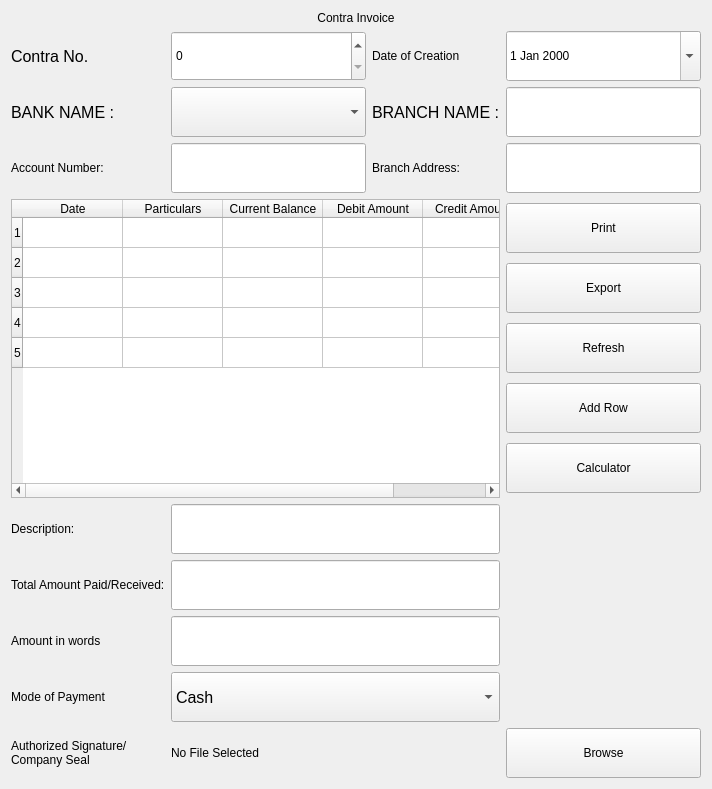
              <widget class="QWidget" name="scrollAreaWidgetContents_6">
               <property name="geometry">
                <rect>
                 <x>0</x>
                 <y>0</y>
                 <width>712</width>
                 <height>789</height>
                </rect>
               </property>
               <layout class="QGridLayout" name="gridLayout_33">
                <item row="6" column="1" colspan="2">
                 <widget class="QLineEdit" name="lineEdit_31">
                  <property name="minimumSize">
                   <size>
                    <width>0</width>
                    <height>50</height>
                   </size>
                  </property>
                 </widget>
                </item>
                <item row="1" column="1">
                 <widget class="QSpinBox" name="p2_s1_conta_spin">
                  <property name="minimumSize">
                   <size>
                    <width>0</width>
                    <height>50</height>
                   </size>
                  </property>
                 </widget>
                </item>
                <item row="6" column="0">
                 <widget class="QLabel" name="label_79">
                  <property name="text">
                   <string>Total Amount Paid/Received:</string>
                  </property>
                 </widget>
                </item>
                <item row="3" column="1">
                 <widget class="QLineEdit" name="lineEdit_28">
                  <property name="minimumSize">
                   <size>
                    <width>0</width>
                    <height>50</height>
                   </size>
                  </property>
                 </widget>
                </item>
                <item row="3" column="3">
                 <widget class="QLineEdit" name="lineEdit_29">
                  <property name="minimumSize">
                   <size>
                    <width>0</width>
                    <height>50</height>
                   </size>
                  </property>
                 </widget>
                </item>
                <item row="2" column="3">
                 <widget class="QLineEdit" name="p2_s1_contra_branchName_lineEdit">
                  <property name="minimumSize">
                   <size>
                    <width>0</width>
                    <height>50</height>
                   </size>
                  </property>
                 </widget>
                </item>
                <item row="2" column="0">
                 <widget class="QLabel" name="p2_s1_contra_bank_name">
                  <property name="font">
                   <font>
                    <family>MS Shell Dlg 2</family>
                    <pointsize>12</pointsize>
                    <weight>50</weight>
                    <italic>false</italic>
                    <bold>false</bold>
                   </font>
                  </property>
                  <property name="text">
                   <string>BANK NAME :</string>
                  </property>
                 </widget>
                </item>
                <item row="7" column="1" colspan="2">
                 <widget class="QLineEdit" name="lineEdit_32">
                  <property name="minimumSize">
                   <size>
                    <width>0</width>
                    <height>50</height>
                   </size>
                  </property>
                 </widget>
                </item>
                <item row="7" column="0">
                 <widget class="QLabel" name="label_80">
                  <property name="text">
                   <string>Amount in words</string>
                  </property>
                 </widget>
                </item>
                <item row="2" column="2">
                 <widget class="QLabel" name="p2_s1_contra_branchName">
                  <property name="font">
                   <font>
                    <family>MS Shell Dlg 2</family>
                    <pointsize>12</pointsize>
                    <weight>50</weight>
                    <italic>false</italic>
                    <bold>false</bold>
                   </font>
                  </property>
                  <property name="text">
                   <string>BRANCH NAME :</string>
                  </property>
                 </widget>
                </item>
                <item row="5" column="1" colspan="2">
                 <widget class="QLineEdit" name="lineEdit_30">
                  <property name="minimumSize">
                   <size>
                    <width>0</width>
                    <height>50</height>
                   </size>
                  </property>
                 </widget>
                </item>
                <item row="0" column="0" colspan="4">
                 <widget class="QLabel" name="label_77">
                  <property name="text">
                   <string>Contra Invoice</string>
                  </property>
                  <property name="alignment">
                   <set>Qt::AlignCenter</set>
                  </property>
                 </widget>
                </item>
                <item row="3" column="2">
                 <widget class="QLabel" name="label_76">
                  <property name="text">
                   <string>Branch Address:</string>
                  </property>
                 </widget>
                </item>
                <item row="4" column="0" colspan="3">
                 <widget class="QTableWidget" name="p2_s1_contra_table">
                  <property name="minimumSize">
                   <size>
                    <width>0</width>
                    <height>220</height>
                   </size>
                  </property>
                  <property name="rowCount">
                   <number>5</number>
                  </property>
                  <row/>
                  <row/>
                  <row/>
                  <row/>
                  <row/>
                  <column>
                   <property name="text">
                    <string>Date</string>
                   </property>
                  </column>
                  <column>
                   <property name="text">
                    <string>Particulars</string>
                   </property>
                  </column>
                  <column>
                   <property name="text">
                    <string>Current Balance</string>
                   </property>
                  </column>
                  <column>
                   <property name="text">
                    <string>Debit Amount</string>
                   </property>
                  </column>
                  <column>
                   <property name="text">
                    <string>Credit Amount</string>
                   </property>
                  </column>
                 </widget>
                </item>
                <item row="8" column="1" colspan="2">
                 <widget class="QComboBox" name="p2_s3_pr_payment_combo_3">
                  <property name="minimumSize">
                   <size>
                    <width>0</width>
                    <height>50</height>
                   </size>
                  </property>
                  <property name="font">
                   <font>
                    <family>MS Shell Dlg 2</family>
                    <pointsize>12</pointsize>
                    <weight>50</weight>
                    <italic>false</italic>
                    <bold>false</bold>
                   </font>
                  </property>
                  <item>
                   <property name="text">
                    <string>Cash</string>
                   </property>
                  </item>
                  <item>
                   <property name="text">
                    <string>Credit Card</string>
                   </property>
                  </item>
                  <item>
                   <property name="text">
                    <string>Net Banking</string>
                   </property>
                  </item>
                  <item>
                   <property name="text">
                    <string>UPI</string>
                   </property>
                  </item>
                  <item>
                   <property name="text">
                    <string>Phone Pe</string>
                   </property>
                  </item>
                  <item>
                   <property name="text">
                    <string>Paytm</string>
                   </property>
                  </item>
                  <item>
                   <property name="text">
                    <string>Google Pay</string>
                   </property>
                  </item>
                 </widget>
                </item>
                <item row="1" column="3">
                 <widget class="QDateEdit" name="dateEdit_5">
                  <property name="minimumSize">
                   <size>
                    <width>0</width>
                    <height>50</height>
                   </size>
                  </property>
                  <property name="calendarPopup">
                   <bool>true</bool>
                  </property>
                 </widget>
                </item>
                <item row="9" column="0">
                 <widget class="QLabel" name="label_82">
                  <property name="text">
                   <string>Authorized Signature/Company Seal</string>
                  </property>
                  <property name="scaledContents">
                   <bool>true</bool>
                  </property>
                  <property name="wordWrap">
                   <bool>true</bool>
                  </property>
                 </widget>
                </item>
                <item row="2" column="1">
                 <widget class="QComboBox" name="p2_s1_contra_bank_name_comboBox">
                  <property name="minimumSize">
                   <size>
                    <width>0</width>
                    <height>50</height>
                   </size>
                  </property>
                 </widget>
                </item>
                <item row="8" column="0">
                 <widget class="QLabel" name="label_81">
                  <property name="text">
                   <string>Mode of Payment</string>
                  </property>
                 </widget>
                </item>
                <item row="5" column="0">
                 <widget class="QLabel" name="label_78">
                  <property name="text">
                   <string>Description:</string>
                  </property>
                 </widget>
                </item>
                <item row="1" column="0">
                 <widget class="QLabel" name="p2_s1_conta_label">
                  <property name="font">
                   <font>
                    <family>MS Shell Dlg 2</family>
                    <pointsize>12</pointsize>
                    <weight>50</weight>
                    <italic>false</italic>
                    <bold>false</bold>
                   </font>
                  </property>
                  <property name="text">
                   <string>Contra No.</string>
                  </property>
                 </widget>
                </item>
                <item row="1" column="2">
                 <widget class="QLabel" name="label_74">
                  <property name="text">
                   <string>Date of Creation</string>
                  </property>
                 </widget>
                </item>
                <item row="3" column="0">
                 <widget class="QLabel" name="label_75">
                  <property name="text">
                   <string>Account Number:</string>
                  </property>
                 </widget>
                </item>
                <item row="4" column="3">
                 <layout class="QVBoxLayout" name="verticalLayout_5">
                  <item>
                   <widget class="QPushButton" name="pushButton_29">
                    <property name="minimumSize">
                     <size>
                      <width>0</width>
                      <height>50</height>
                     </size>
                    </property>
                    <property name="maximumSize">
                     <size>
                      <width>250</width>
                      <height>16777215</height>
                     </size>
                    </property>
                    <property name="text">
                     <string>Print</string>
                    </property>
                   </widget>
                  </item>
                  <item>
                   <widget class="QPushButton" name="pushButton_28">
                    <property name="minimumSize">
                     <size>
                      <width>0</width>
                      <height>50</height>
                     </size>
                    </property>
                    <property name="maximumSize">
                     <size>
                      <width>250</width>
                      <height>16777215</height>
                     </size>
                    </property>
                    <property name="text">
                     <string>Export</string>
                    </property>
                   </widget>
                  </item>
                  <item>
                   <widget class="QPushButton" name="pushButton_27">
                    <property name="minimumSize">
                     <size>
                      <width>0</width>
                      <height>50</height>
                     </size>
                    </property>
                    <property name="maximumSize">
                     <size>
                      <width>250</width>
                      <height>16777215</height>
                     </size>
                    </property>
                    <property name="text">
                     <string>Refresh</string>
                    </property>
                   </widget>
                  </item>
                  <item>
                   <widget class="QPushButton" name="pushButton_26">
                    <property name="minimumSize">
                     <size>
                      <width>0</width>
                      <height>50</height>
                     </size>
                    </property>
                    <property name="maximumSize">
                     <size>
                      <width>250</width>
                      <height>16777215</height>
                     </size>
                    </property>
                    <property name="text">
                     <string>Add Row</string>
                    </property>
                   </widget>
                  </item>
                  <item>
                   <widget class="QPushButton" name="pushButton_25">
                    <property name="minimumSize">
                     <size>
                      <width>0</width>
                      <height>50</height>
                     </size>
                    </property>
                    <property name="maximumSize">
                     <size>
                      <width>250</width>
                      <height>16777215</height>
                     </size>
                    </property>
                    <property name="text">
                     <string>Calculator</string>
                    </property>
                   </widget>
                  </item>
                 </layout>
                </item>
                <item row="9" column="3">
                 <widget class="QPushButton" name="pushButton_24">
                  <property name="minimumSize">
                   <size>
                    <width>0</width>
                    <height>50</height>
                   </size>
                  </property>
                  <property name="maximumSize">
                   <size>
                    <width>250</width>
                    <height>16777215</height>
                   </size>
                  </property>
                  <property name="text">
                   <string>Browse</string>
                  </property>
                 </widget>
                </item>
                <item row="9" column="1">
                 <widget class="QLabel" name="label_83">
                  <property name="text">
                   <string>No File Selected</string>
                  </property>
                 </widget>
                </item>
               </layout>
              </widget>
